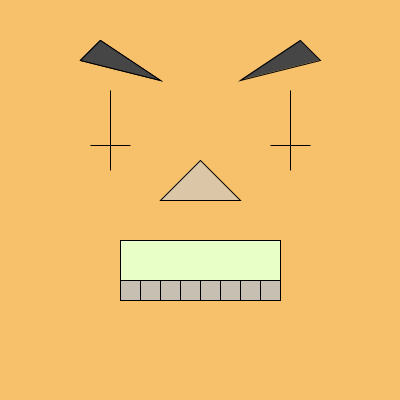
Frame 1 (no input)
Frame 60 (the mouse pressed at the canvas centre just before this capture): identical to frame 1, image omitted
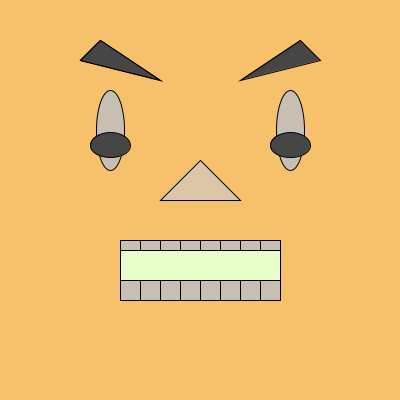
Frame 120 (the mouse held since frame 60 and released just before this capture)

The Processing sketch that drew these frames (run headless with seeded random() and noise(); from frame 60 on, the mouse is pressed at the canvas centre):

// Processing sketch: processing_76835
// ── processing_76835.pde

//Autor: Carlos B.

void setup(){
  size(400,400);
  smooth();
}
void draw(){
  background(247,192,107);
//Cejas
fill(70,70,70);
triangle(100,40,80,60,160,80);
triangle(100,40,80,60,160,80);
triangle(300,40,320,60,240,80);
//Ojos 1
fill(198,191,178);
ellipse(110,130,mouseY/7,80);
ellipse(290,130,mouseY/7,80);
//Ojos 2
fill(70,70,70);
ellipse(110,145,40,mouseX/8);
ellipse(290,145,40,mouseX/8);
//Boca
fill(232,295,199);
rect(120,240,160,60);
//Nariz
fill(219,199,168);
triangle(240,200,200,160,160,200);
//dientes de la cara
fill(198,191,178);
rect(120,280,20,20);
rect(140,280,20,20);
rect(160,280,20,20);
rect(180,280,20,20);
rect(200,280,20,20);
rect(220,280,20,20);
rect(240,280,20,20);
rect(260,280,20,20);
rect(120,240,20,mouseY/19.5);
rect(140,240,20,mouseY/19.5);
rect(180,240,20,mouseY/19.5);
rect(200,240,20,mouseY/19.5);
rect(220,240,20,mouseY/19.5);
rect(260,240,20,mouseY/19.5);
rect(240,240,20,mouseY/19.5);
rect(160,240,20,mouseY/19.5);
}
void mousePressed(){
  background(0);
}
void mouseReleased(){
  background(255);
}
